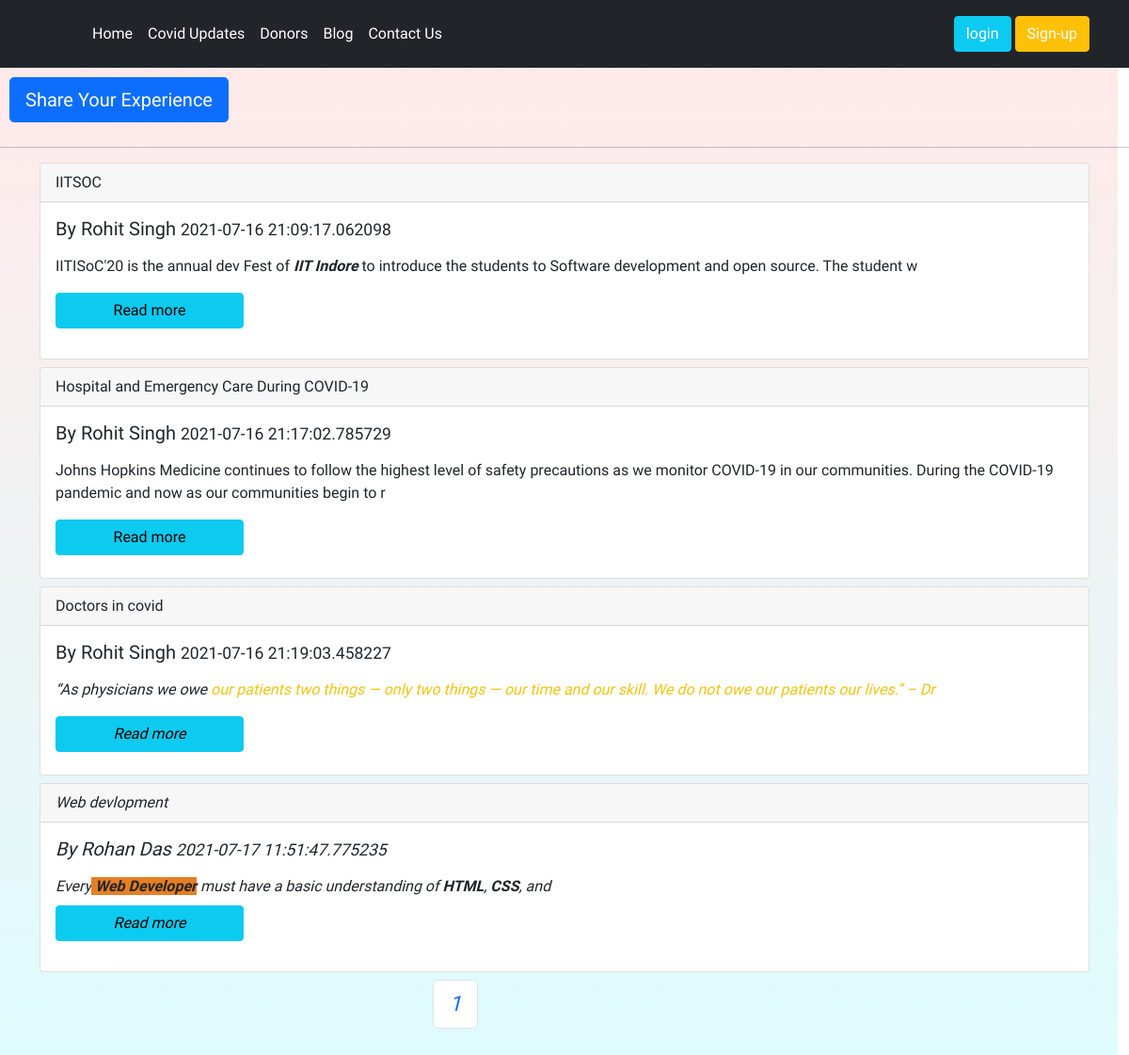
/blog/?page=2, run on an earlier commit of the app's database.
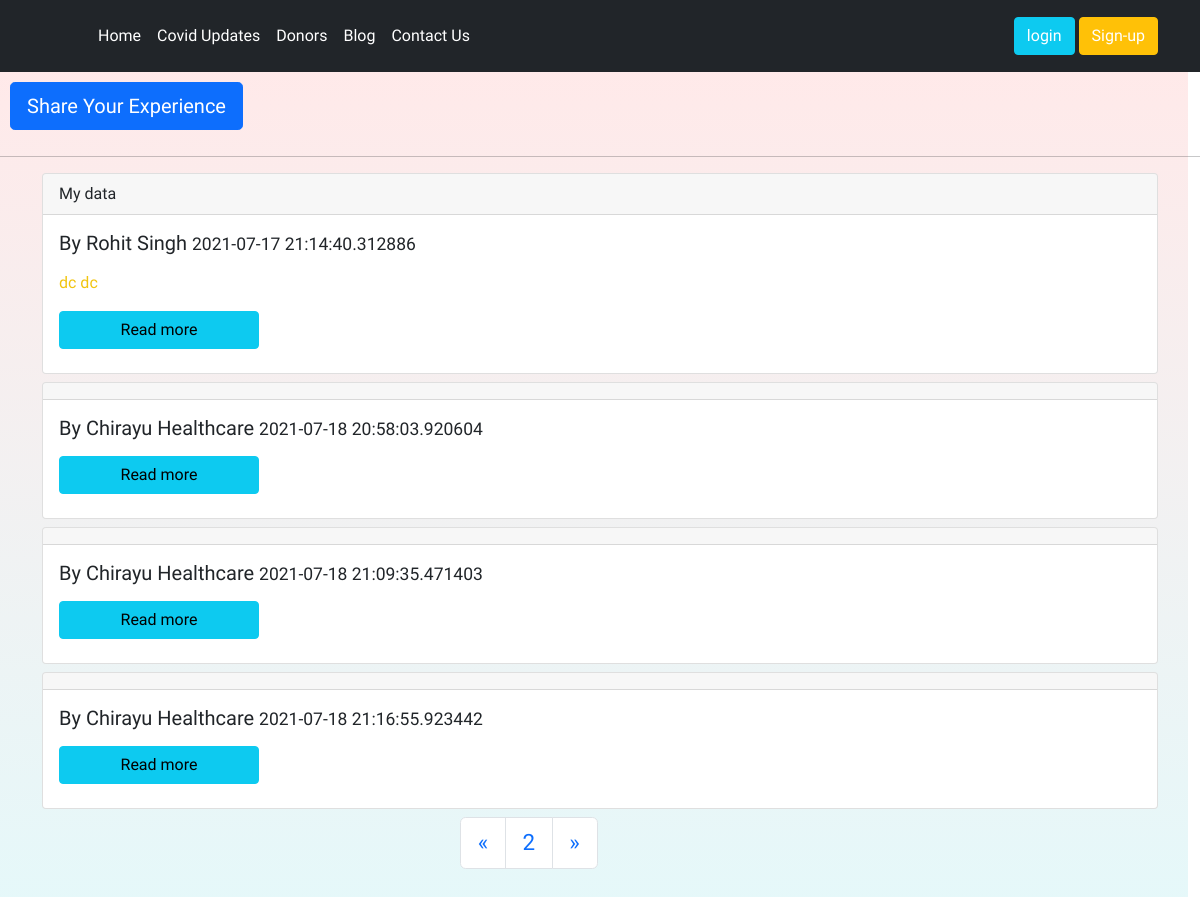
And on a later commit of the database.
### blog/models.py (models this page shows, shortened)
class Post(models.Model):
    sno=models.AutoField(primary_key=True)
    title=models.CharField(max_length=255)
    author=models.CharField(max_length=50)
    authorUsername=models.CharField(max_length=50, default="")
    Timestamp=models.CharField(max_length=50)
    content=models.TextField()

### blog/views.py (the view)
# urls.py: path('', views.blogHome, name='blogHome'),
def blogHome(request):
    post = Post.objects.all().order_by('sno')
    paginator = Paginator(post, 4)
    Page_number = request.GET.get('page')
    Page_obj = paginator.get_page(Page_number)
    return render(request, 'blog/blogHome.html', {"page_obj": Page_obj})

### templates/blog/blogHome.html (shortened to what this page needs)
{% extends 'base.html' %}
{% block body %}
<a href="/blog/addblog">
  <button type="button" id="share" class="btn btn-lg btn-primary">Share Your Experience</button>
</a>
<hr>
<div class="container">
  {% for post in page_obj %}
  <div class="card my-2 cardd {% cycle 'left1' 'right1' 'left2' 'right2' %}">
    <div class="card-header">
      {{post.title}}
    </div>
    <div class="card-body">
      <h5 class="card-title">By {{post.author}} <small>{{post.Timestamp}} </small></h5>
      <p class="card-text">
        {% autoescape off %}{{post.content|slice:200}}{% endautoescape %}
      </p>
      <a href="/blog/{{post.sno}}" class="btn btn-info my-2 block">Read more</a>
    </div>
  </div>
  {% endfor %}
  <div id="pagination">
    <nav aria-label="Page navigation example">
      <ul class="pagination">
        {% if page_obj.has_previous %}
        <li class="page-item">
          <a class="page-link  right2" href="?page={{page_obj.previous_page_number}}" aria-label="Next">
            <span aria-hidden="true">&laquo;</span>
          </a>
          {% endif %}
        <li class="page-item  right2"><a class="page-link" href="#">{{page_obj.number}}</a></li>
        {% if page_obj.has_next %}
        <li class="page-item  right2">
          <a class="page-link" href="?page={{page_obj.next_page_number}}" aria-label="Next">
            <span aria-hidden="true">&raquo;</span>
          </a>
          {% endif %}
        </li>
      </ul>
    </nav>
  </div>
</div>
{% endblock %}

What changed in the data, as far as the page shows it:
no longer on this page (row unchanged): Post: title "IITSOC", author "Rohit Singh", Timestamp "2021-07-16 21:09:17.062098", content "IITISoC'20 is the annual dev Fest of IIT Indore to introduce the students to Software development and open source. The student w"
no longer on this page (row unchanged): Post: title "Hospital and Emergency Care During COVID-19", author "Rohit Singh", Timestamp "2021-07-16 21:17:02.785729", content "Johns Hopkins Medicine continues to follow the highest level of safety precautions as we monitor COVID-19 in our communities. During the COVID-19 pandemic and now as our communities begin to r"
no longer on this page (row unchanged): Post: title "Doctors in covid", author "Rohit Singh", Timestamp "2021-07-16 21:19:03.458227", content "“As physicians we owe our patients two things — only two things — our time and our skill. We do not owe our patients our lives.” – Dr"
no longer on this page (row unchanged): Post: title "Web devlopment", author "Rohan Das", Timestamp "2021-07-17 11:51:47.775235", content "Every Web Developer must have a basic understanding of HTML , CSS , and"
added Post: title "My data", author "Rohit Singh", Timestamp "2021-07-17 21:14:40.312886", content "dc dc"
added Post: author "Chirayu Healthcare", Timestamp "2021-07-18 20:58:03.920604"
added Post: author "Chirayu Healthcare", Timestamp "2021-07-18 21:09:35.471403"
added Post: author "Chirayu Healthcare", Timestamp "2021-07-18 21:16:55.923442"
Also different on the page:
{{ page_obj.number }}: "1" → "2"
